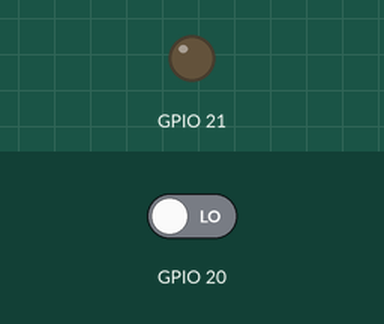
This program was run on a simulated Raspberry Pi (BCM pin numbers). Parts: output pins drawn as LEDs (lit = HIGH). Inputs (shaded band) come from the test bench; at power-on: GPIO 20 LOW.

Above: at 1.2 s.
1.3 s: GPIO 20 driven HIGH
At 1.6 s:
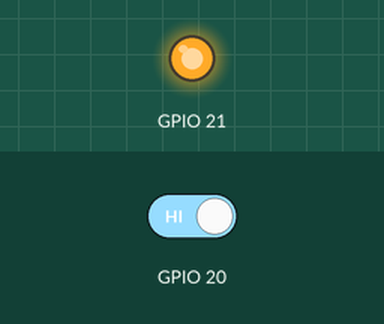
2.8 s: GPIO 20 driven LOW
At 3.9 s:
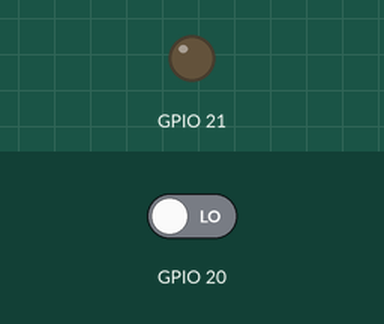
Timing chart, 0 to 5.8 s (numbered marks = the images above; inputs shaded):
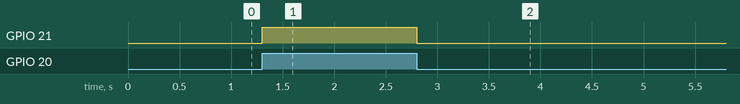

The program:

button.py
```python
#!/usr/bin/python

# import needed python libraries
import RPi.GPIO as GPIO

# General Raspberry Pi Settings
GPIO.setmode(GPIO.BCM)
GPIO.setwarnings(False)

# Configure GPIO pin 21 for OUTPUT
GPIO.setup(20,GPIO.IN)
GPIO.setup(21,GPIO.OUT)

while True:
  if (GPIO.input(20)):
    GPIO.output(21,GPIO.HIGH)
  else:
    GPIO.output(21,GPIO.LOW)

# Reset Raspberry Pi GPIO
GPIO.cleanup
```

Measured:
- after the input at 1.3 s, GPIO 21: LOW → HIGH at once
- after the input at 2.8 s, GPIO 21: HIGH → LOW at once
